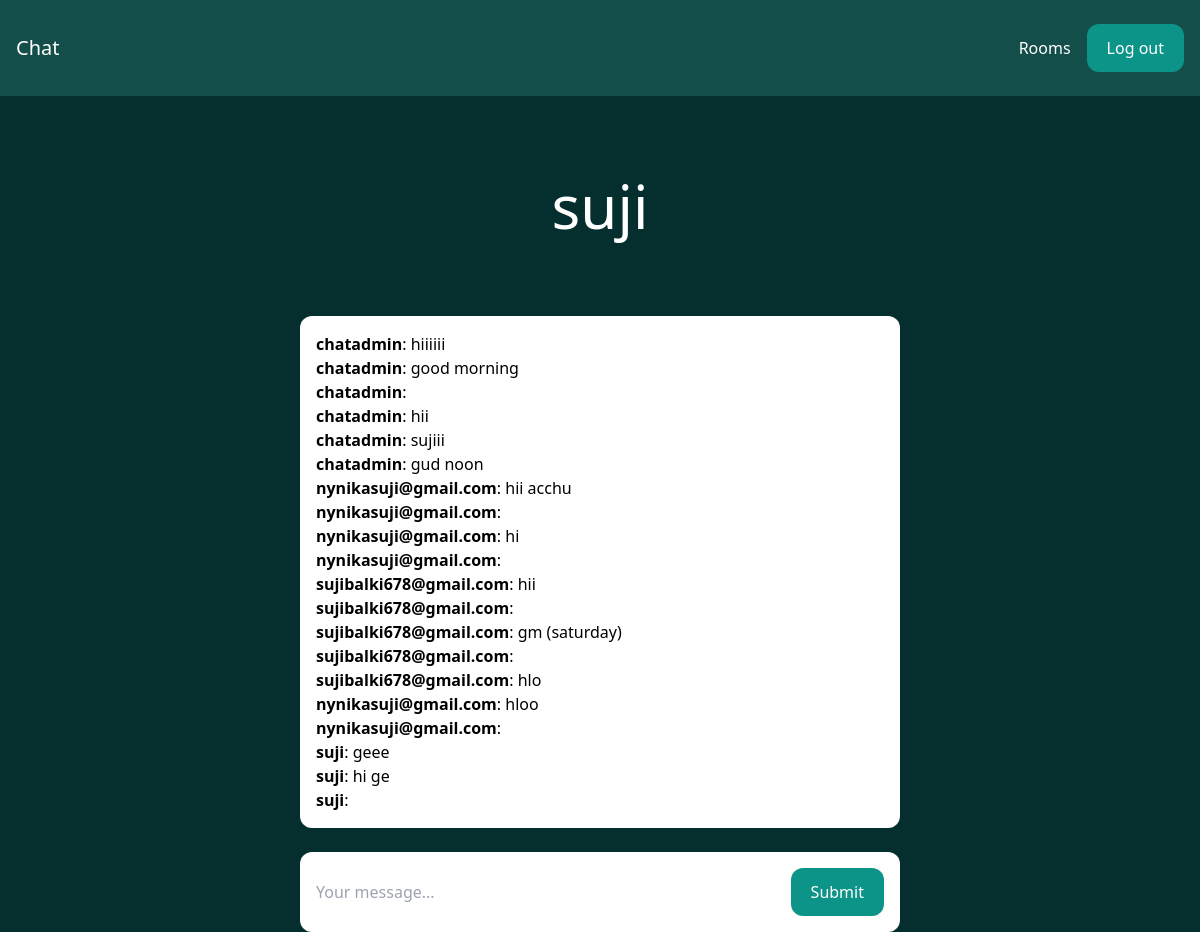
Screenshot of /rooms/suji/ (signed in) with the database file from the repository.
### room/models.py (models this page shows)
class Room(models.Model):
    name = models.CharField(max_length=255)
    slug = models.SlugField(unique=True)

class Message(models.Model):
    room = models.ForeignKey(Room, related_name='messages', on_delete=models.CASCADE)
    user = models.ForeignKey(User, related_name='messages', on_delete=models.CASCADE)
    content = models.TextField()
    date_added = models.DateTimeField(auto_now_add=True)
    class Meta:
        ordering = ('date_added',)

### room/views.py (the view)
# urls.py: path('rooms/', include('room.urls')),
@login_required
def room(request, slug):
    room = Room.objects.get(slug=slug)
    messages = Message.objects.filter(room=room)[0:25]
    return render(request, 'room/room.html', {'room': room, 'messages': messages})

### room/templates/room/room.html (shortened to what this page needs)
{% extends 'core/base.html' %}
{% block content %}
<div class="p-10 lg:p-20 text-center">
    <h1 class="text-3xl lg:text-6xl text-white">{{ room.name }}</h1>
</div>
<div class="lg:w-2/4 mx-4 lg:mx-auto p-4 bg-white rounded-xl">
    <div class="chat-messages space-y-3" id="chat-messages">
        {% for m in messages %}<b>{{ m.user.username }}</b>: {{ m.content }}<br>{% endfor %}
    </div>
</div>
<div class="lg:w-2/4 mt-6 mx-4 lg:mx-auto p-4 bg-white rounded-xl">
    <form method="post" action="." class="flex">
        <input type="text" name="content" class="flex-1 mr-3" placeholder="Your message..." id="chat-message-input">
        <button
            class="px-5 py-3 rounded-xl text-white bg-teal-600 hover:bg-teal-700"
            id="chat-message-submit"
        >Submit</button>
    </form>
</div>
{% endblock %}

### core/templates/core/base.html (shortened to what this page needs)
<!DOCTYPE html>
<html>
    <head>
        <script src="https://cdn.tailwindcss.com"></script>
    </head>
    <body class="bg-teal-950 ">
        <nav class="flex items-center justify-between px-4 py-6 bg-teal-900">
            <div>
                <a href="/" class="text-xl text-white">Chat</a>
            </div>
            <div class="flex items-center space-x-4">
                {% if request.user.is_authenticated %}
                    <a href="/rooms/" class="text-white hover:text-gray-200">Rooms</a>
                    <a href="/logout/" class="px-5 py-3 rounded-xl text-white bg-teal-600 hover:bg-teal-700">Log out</a>
                {% else %}
                    <a href="/login/" class="text-white hover:text-gray-200">Log in</a>
                    <a href="/signup/" class="px-5 py-3 rounded-xl text-white bg-teal-600 hover:bg-teal-700">Sign up</a>
                {% endif %}
            </div>
        </nav>
        {% block content %}
        {% endblock %}
    </body>
</html>

### rows the page displays
Room: name "suji"
Message: user.username "chatadmin", content "hiiiiii"
Message: user.username "chatadmin", content "good morning"
Message: user.username "chatadmin"
Message: user.username "chatadmin", content "hii"
Message: user.username "chatadmin", content "sujiii"
Message: user.username "chatadmin", content "gud noon"
Message: user.username "nynikasuji@gmail.com", content "hii acchu"
Message: user.username "nynikasuji@gmail.com"
Message: user.username "nynikasuji@gmail.com", content "hi"
Message: user.username "nynikasuji@gmail.com"
Message: user.username "sujibalki678@gmail.com", content "hii"
Message: user.username "sujibalki678@gmail.com"
Message: user.username "sujibalki678@gmail.com", content "gm (saturday)"
Message: user.username "sujibalki678@gmail.com"
Message: user.username "sujibalki678@gmail.com", content "hlo"
Message: user.username "nynikasuji@gmail.com", content "hloo"
Message: user.username "nynikasuji@gmail.com"
Message: user.username "suji", content "geee"
Message: user.username "suji", content "hi ge"
Message: user.username "suji"
